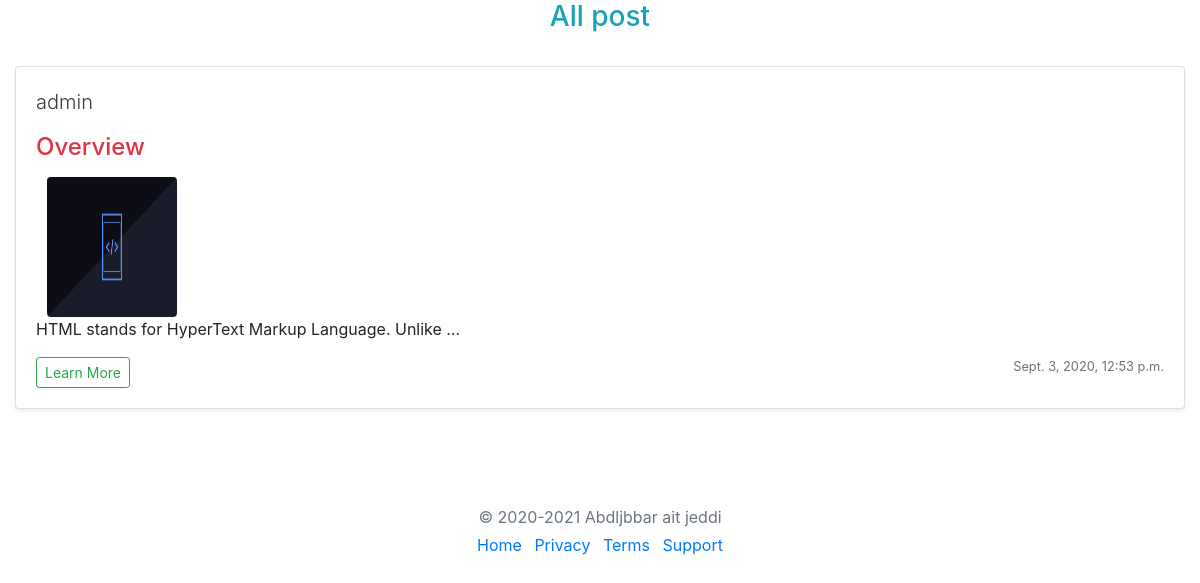
The app's page /html/ with its own data.
### post/models.py (models this page shows, shortened)
class Post(models.Model):
    user = models.ForeignKey(User, on_delete=models.CASCADE)
    title = models.CharField(max_length=100)
    image = models.FileField(upload_to='images/')
    content1 = models.TextField(default=' ')
    code1 = models.TextField(default=' ')
    content2 = models.TextField(default=' ')
    code2 = models.TextField(default=' ')
    video = models.FileField(upload_to='video/')
    time = models.DateTimeField(default=timezone.now)

### post/views.py (the view)
# urls.py: path('html/', include('post.urls', namespace='post')),
def post(request):
    all_post = Post.objects.all()
    context = {
        'all_post': all_post,
    }
    return render(request, 'post/post.html', context)

### templates/post/post.html (shortened to what this page needs)
{% extends 'base.html' %}
{% block content %}
{% if all_post %}
  <h3 class="text-center text-info">All post</h3>
     {% for post in all_post %}
          <br>
          <div class="col-md-12">
            <div class="card mb-4 shadow-sm">
                    <rect width="100%" height="100%" fill="#55595c" />
                      <div class="card-body">
                      <p class="text-dark lead">{{ post.user }}</p>
                 <h4 class="text-danger text-penter mb-3">{{ post.title }}</h4>
                    <img class="img4" src="{{ post.image.url }}">
                      <p class="card-text">{{ post.content1 | truncatewords:7 }}</p>
                <div class="d-flex justify-content-between align-items-center&&">
                  <div class="btn-group">
                     <a href="{% url 'post:detail' id=post.id %}" class="btn btn-outline-success btn-sm" >Learn More</a>
                  </div>
                  <small class="text-muted">{{ post.time }}</small>
                 </div>
               </div>
              </div>
            </div>
     {% endfor %}
   {% else %}
     <p class="text-center">No Post Available Now please try again ...</p>
   {% endif %}
{% endblock %}

### records on screen
Post: user "admin", title "Overview", image (picture), content1 "HTML stands for HyperText Markup Language. Unlike …", time "Sept. 3, 2020, 12:53 p.m."
